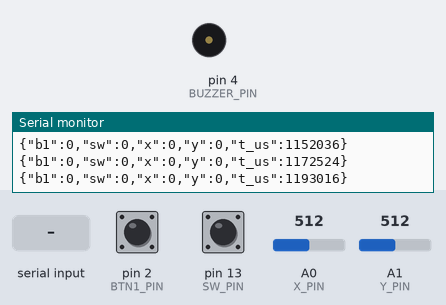
Bench run of a sketch on a simulated Arduino Leonardo, built with avr-gcc and run on an emulated ATmega32U4. Parts: buzzer (waves = sounding), the last lines printed to the serial monitor. The inputs (shaded band) are chosen by the test bench; at power-on: pin 2 (BTN1_PIN) HIGH, pin 13 (SW_PIN) HIGH, A0 (X_PIN) = 512, A1 (Y_PIN) = 512. Random numbers use the default seed unless the sketch sets one.

Above: at 1.2 s.
1.3 s: "START_BUZZES\n" received over Serial
At 3.89 s:
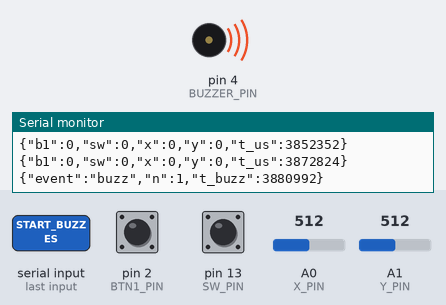
4.3 s: "STOP_BUZZES\n" received over Serial
Timing chart, 0 to 7.3 s (numbered marks = the images above; inputs shaded):
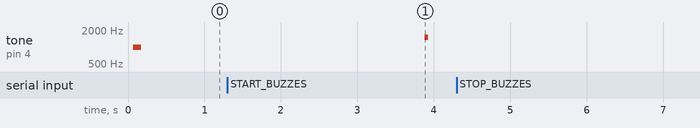

The sketch:

buzzer_test.ino
```cpp
#include <stdio.h>
#include <string.h>

// buzzer_test.ino
// Yifan controller feedback plus an operator-started timed buzzer test.
// Reads 1 button + joystick and streams the full controller state over USB serial
// as one JSON line, 50 times per second.
//
// Example line:  {"b1":1,"sw":0,"x":-12,"y":87}
//   b1, sw : 1 = pressed, 0 = released
//   x, y   : -100 .. 100, 0 = centered (deadzone applied)
//
// Wiring (Arduino Uno / Mega 2560 / Uno Q):
//   Piezo      : D4 via board-compatible passive piezo wiring or driver
//   Button 1   : one leg -> pin 2 (D2), other leg -> GND
//   Joystick   : GND -> GND, VRx -> A0, VRy -> A1, SW -> D13 (optional)
//   Uno Q      : Use a 3.3 V-compatible joystick powered from 3V3. Never feed 5 V into A0/A1.
//   Uno R3 / Mega 2560: Power a 5 V joystick from 5V.
// No external button resistors needed: INPUT_PULLUP uses the Arduino's internal pull-ups.

// On UNO Q (Zephyr 0.55+), uncomment for a 3.3 V USB-UART adapter on D0/D1:
// #define BUZZ_USE_HARDWARE_UART
#if defined(ARDUINO_UNO_Q) && defined(BUZZ_USE_HARDWARE_UART)
#define CONTROLLER_PORT Serial1
#elif defined(ARDUINO_UNO_Q)
#define CONTROLLER_PORT Serial
#define CONTROLLER_MONITOR_ONLY
#else
#define CONTROLLER_PORT Serial
#endif

const int BTN1_PIN = 2;
const int BUZZER_PIN = 4;  // Use a board-compatible passive piezo or driver.
const int SW_PIN   = 13;
const int X_PIN    = A0;
const int Y_PIN    = A1;

const unsigned long SEND_INTERVAL_MS = 20;  // 50 updates per second
const unsigned long DEBOUNCE_MS      = 15;  // ignore contact bounce shorter than this
const int DEADZONE                   = 8;   // in output units (-100..100)

// ---- Debounced button ------------------------------------------------------
struct Button {
  int pin;
  bool stable;          // debounced state: true = pressed
  bool lastRaw;
  unsigned long lastChange;
};

Button buttons[] = {
  {BTN1_PIN, false, false, 0},
  {SW_PIN,   false, false, 0},
};
const int NUM_BUTTONS = sizeof(buttons) / sizeof(buttons[0]);

void updateButton(Button &b) {
  bool raw = (digitalRead(b.pin) == LOW);   // LOW = pressed with INPUT_PULLUP
  if (raw != b.lastRaw) {                   // reading changed: restart the timer
    b.lastRaw = raw;
    b.lastChange = millis();
  }
  if (millis() - b.lastChange >= DEBOUNCE_MS) {
    b.stable = raw;                         // held steady long enough: accept it
  }
}

// ---- Joystick --------------------------------------------------------------
int centerX = 512;
int centerY = 512;

// Converts a raw 0..1023 reading to -100..100 around the calibrated center.
int axisValue(int raw, int center) {
  long v;
  if (raw >= center) v = map(raw, center, 1023, 0, 100);
  else               v = map(raw, 0, center, -100, 0);
  if (abs(v) < DEADZONE) v = 0;
  return constrain(v, -100, 100);
}

// ---- Main ------------------------------------------------------------------
unsigned long lastSend = 0;

// The test runs only after START_BUZZES is received over serial.
const unsigned int BUZZ_HZ = 1500;
const unsigned long BUZZ_DURATION_MS = 50;
const unsigned long POST_BUZZ_QUIET_MS = 1200;
uint32_t finalBuzzMs = 0;
bool guardingFinalBuzz = false;
bool previousActionButton = false;
uint32_t nextBuzzMs = 0;
uint32_t pendingBuzzUs = 0;
uint8_t pendingBuzzNumber = 0;
uint8_t buzzNumber = 0;
uint8_t buzzCount = 0;
char command[20];
uint8_t commandLength = 0;
bool commandOverflow = false;

void readCommands() {
  // Bound the serial work per loop so a noisy sender cannot starve the controller.
  for (uint8_t count = 0; count < 16 && CONTROLLER_PORT.available() > 0; count++) {
    char ch = CONTROLLER_PORT.read();
    if (ch == '\r') continue;
    if (ch != '\n') {
      if (commandLength < sizeof(command) - 1) command[commandLength++] = ch;
      else commandOverflow = true;
      continue;
    }
    command[commandLength] = '\0';
    if (!commandOverflow && strcmp(command, "STOP_BUZZES") == 0) {
      buzzCount = 0;
      guardingFinalBuzz = false;
      noTone(BUZZER_PIN);
    } else if (!commandOverflow && strcmp(command, "START_BUZZES") == 0 &&
               buzzCount == 0 && pendingBuzzNumber == 0 && !guardingFinalBuzz) {
      buzzNumber = 0;
      buzzCount = random(5, 11);
      nextBuzzMs = millis() + random(1800, 2901);
    }
    commandLength = 0;
    commandOverflow = false;
  }
}

void updateBuzzer(uint32_t now) {
  if (!buzzCount || pendingBuzzNumber || (int32_t)(now - nextBuzzMs) < 0) return;
  // Board-clock timestamp of the tone request. Acoustic onset needs a microphone or trigger.
  pendingBuzzUs = micros();
  tone(BUZZER_PIN, BUZZ_HZ, BUZZ_DURATION_MS);
  pendingBuzzNumber = ++buzzNumber;
  if (buzzNumber == buzzCount) {
    buzzCount = 0;
    finalBuzzMs = now;
    guardingFinalBuzz = true;
  } else {
    nextBuzzMs = now + random(1800, 2901);
  }
}

bool writeIfReady(const char *line, int length, size_t capacity) {
  if (length <= 0 || (size_t)length >= capacity) return false;
#ifndef CONTROLLER_MONITOR_ONLY
  if (CONTROLLER_PORT.availableForWrite() < length) return false;
#endif
  return CONTROLLER_PORT.write((const uint8_t *)line, length) == (size_t)length;
}

void setup() {
  for (int i = 0; i < NUM_BUTTONS; i++) {
    pinMode(buttons[i].pin, INPUT_PULLUP);
  }
  pinMode(BUZZER_PIN, OUTPUT);
  CONTROLLER_PORT.begin(115200);

  // Calibrate the joystick center. Don't touch the stick while the board starts.
  long sumX = 0, sumY = 0;
  for (int i = 0; i < 32; i++) {
    sumX += analogRead(X_PIN);
    sumY += analogRead(Y_PIN);
    delay(2);
  }
  centerX = sumX / 32;
  centerY = sumY / 32;
  randomSeed(micros() ^ ((unsigned long)centerX << 10) ^ centerY);
  tone(BUZZER_PIN, 1000, 100);  // Yifan startup feedback.
}

void loop() {
  for (int i = 0; i < NUM_BUTTONS; i++) updateButton(buttons[i]);

  const uint32_t now = millis();
  if (guardingFinalBuzz && now - finalBuzzMs >= POST_BUZZ_QUIET_MS) {
    guardingFinalBuzz = false;
  }
#ifndef CONTROLLER_MONITOR_ONLY
  readCommands();
  updateBuzzer(now);
#endif

  const bool actionButton = buttons[0].stable;
  // Keep the same packets during a test, but reserve the piezo for logged tones.
  if (actionButton && !previousActionButton && !buzzCount && !pendingBuzzNumber && !guardingFinalBuzz) {
    tone(BUZZER_PIN, 1500, 50);
  }
  previousActionButton = actionButton;

  char line[64];
  if (pendingBuzzNumber) {
    int length = snprintf(line, sizeof(line), "{\"event\":\"buzz\",\"n\":%u,\"t_buzz\":%lu}\n",
                          (unsigned int)pendingBuzzNumber, (unsigned long)pendingBuzzUs);
    if (!writeIfReady(line, length, sizeof(line))) return;
    pendingBuzzNumber = 0;
  }

  if (now - lastSend >= SEND_INTERVAL_MS) {
    lastSend = now;
#ifndef CONTROLLER_MONITOR_ONLY
    const uint32_t sampledUs = micros();
#endif
    const int x = axisValue(analogRead(X_PIN), centerX);
    const int y = axisValue(analogRead(Y_PIN), centerY);
#ifdef CONTROLLER_MONITOR_ONLY
    int length = snprintf(line, sizeof(line), "{\"b1\":%d,\"sw\":%d,\"x\":%d,\"y\":%d}\n",
                          buttons[0].stable, buttons[1].stable, x, y);
#else
    int length = snprintf(line, sizeof(line), "{\"b1\":%d,\"sw\":%d,\"x\":%d,\"y\":%d,\"t_us\":%lu}\n",
                          buttons[0].stable, buttons[1].stable, x, y, (unsigned long)sampledUs);
#endif
    writeIfReady(line, length, sizeof(line));
  }
}
```

Measured:
- after the input at 1.3 s, tone on pin 4 (BUZZER_PIN): silent → 1500 Hz after 2.6 s, → silent 0.05 s later
